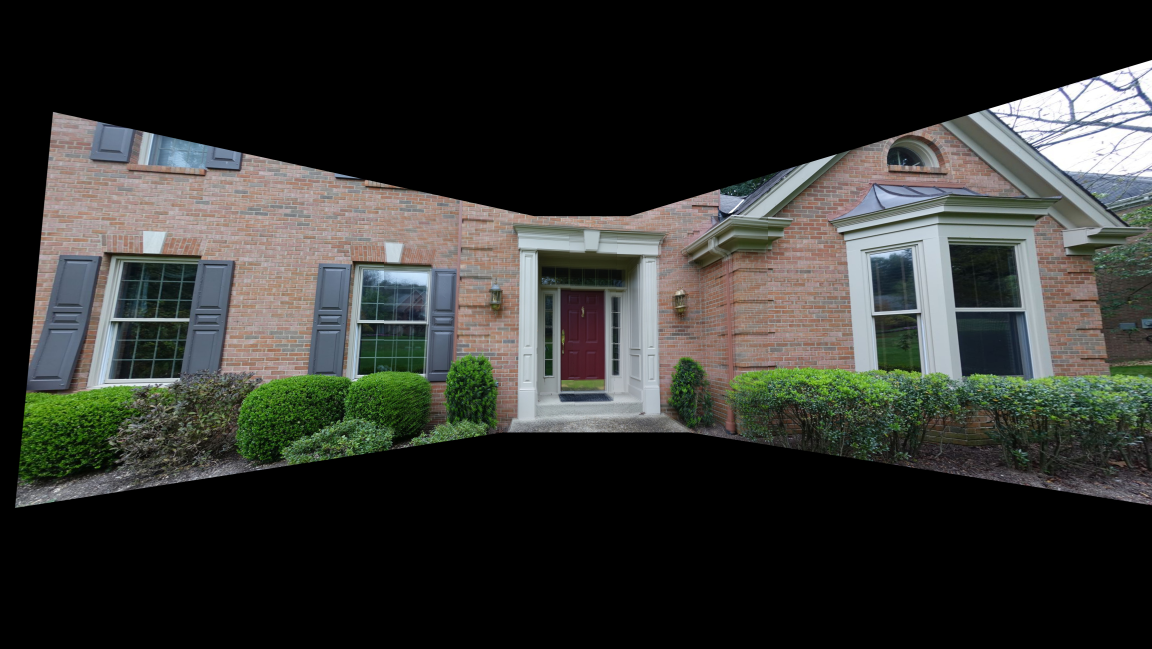
#> input picture Image Stitching/door-stiched.jpg, 5760 x 3243 px (shown at 1/5 size)
$ jupyter execute Component_Identification.ipynb
#> lines starting #> are read from the running program, lines starting #| are printed output that depends on the picture; after the words box and inside, x2 and y2 are one past the last pixel; in counts of white or black regions, pixels touching at a corner belong together
[cell 1]
import cv2
import numpy as np

# taking image path or name from user
path = input('Enter Image path to recognize shape: ')
#> the answer given: ../Image Stitching/door-stiched.jpg
# Read image
img = cv2.imread(path)
#> img is the input picture: shape (3243, 5760, 3); mean B, G, R 48.4, 52.1, 51

# check size (bounding box) is square
def isSquare(siz):
    ratio = abs(siz[0] - siz[1]) / siz[0]
    #print (siz, ratio)
    if ratio < 0.1:
        return True
    else:
        return False

# chekc circle from the arc length ratio
def isCircle(cnt):
    (x,y),radius = cv2.minEnclosingCircle(cnt)
    len = cv2.arcLength(cnt, True)
    ratio = abs(len - np.pi * 2.0 * radius) / (np.pi * 2.0 * radius)
    #print(ratio)
    if ratio < 0.1:
        return True
    else:
        return False

# Convert to gray-scale
gray = cv2.cvtColor(img, cv2.COLOR_BGR2GRAY)
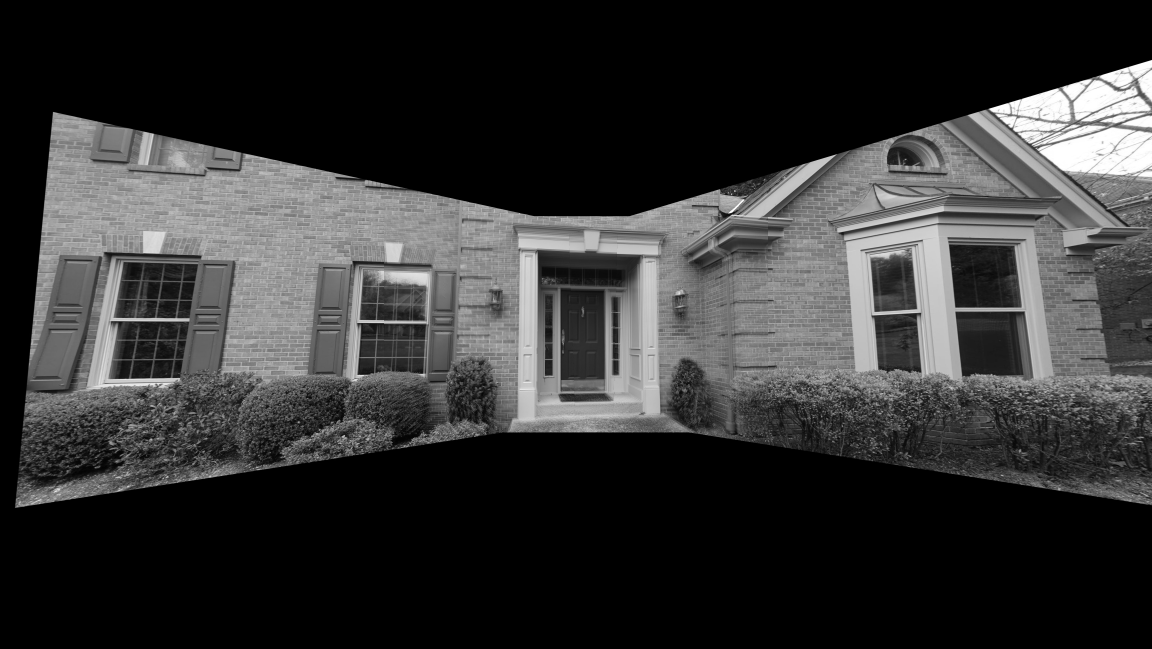
#> gray: shape (3243, 5760) (shown at 1/5 size); min 0, max 255, mean 51.4

# Binary
thr,dst = cv2.threshold(gray, 60, 255, cv2.THRESH_BINARY)
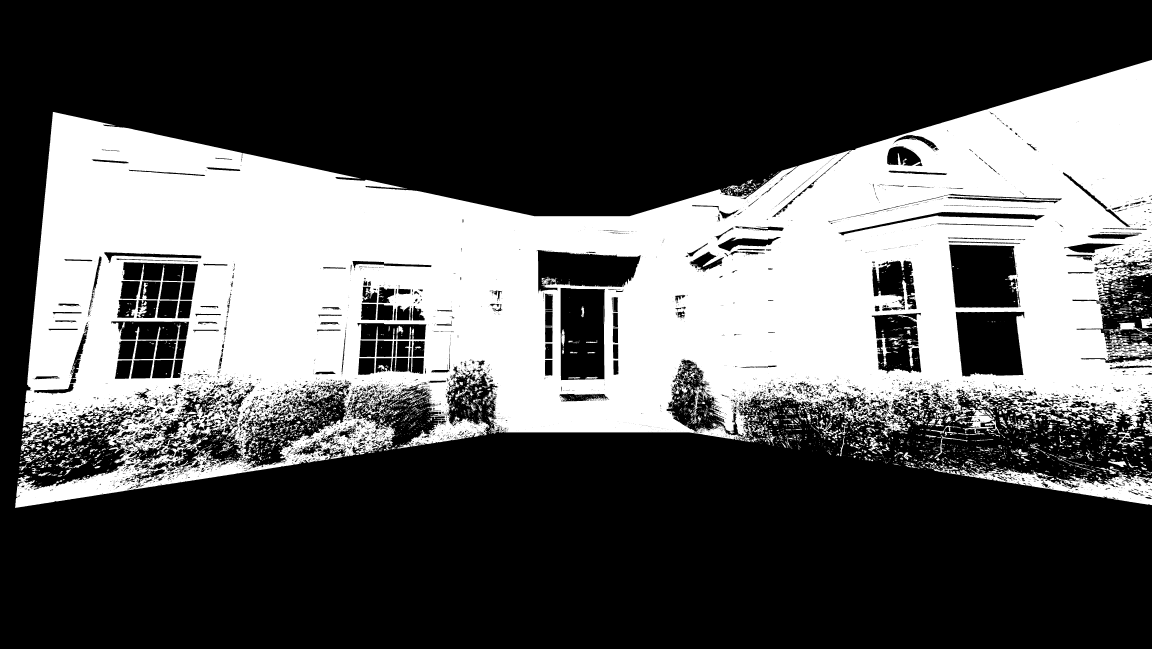
#> dst: shape (3243, 5760) (shown at 1/5 size); 34.8% white; 6069 white regions (4409 under 20 px), largest, box (x1, y1, x2, y2) and area: (75, 299, 5760, 2539) 6206616, (4794, 2345, 5760, 2526) 57986, (4814, 2033, 4973, 2166) 6977

# clean up
kd = np.ones((3,3), dtype=np.uint8)
ke = np.ones((5,5), dtype=np.uint8)

dst = cv2.morphologyEx(dst,cv2.MORPH_CLOSE,ke)
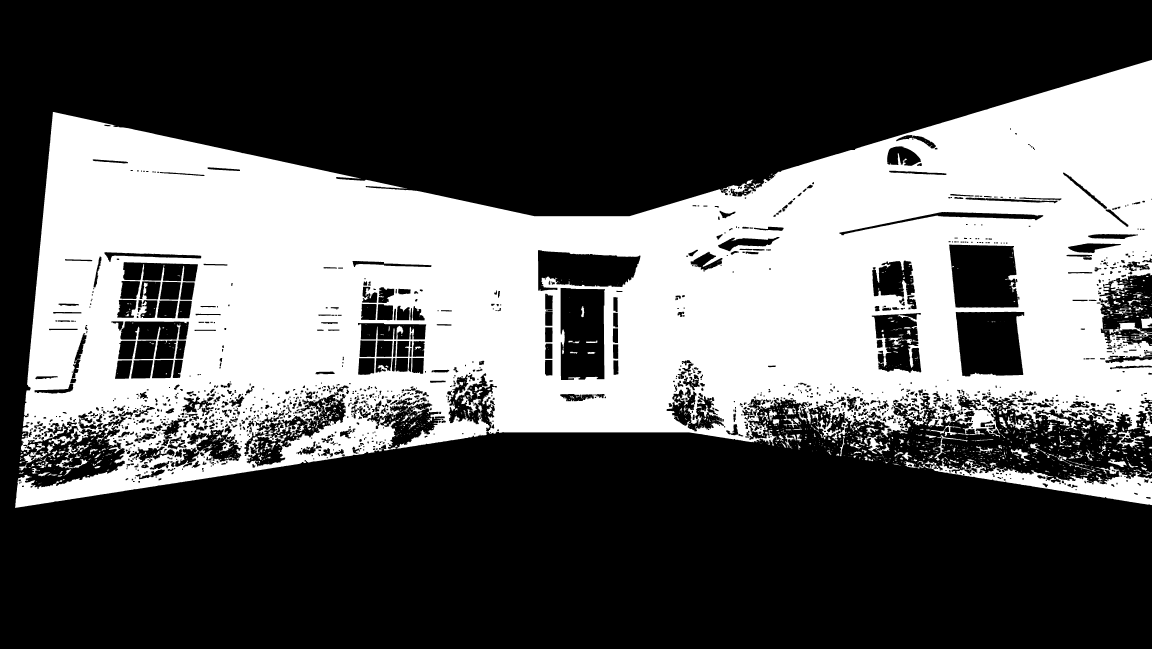
#> dst: shape (3243, 5760) (shown at 1/5 size); 36.2% white; 1711 white regions (1154 under 20 px), largest, box (x1, y1, x2, y2) and area: (75, 299, 5760, 2539) 6583655, (4516, 2292, 5760, 2526) 75183, (5583, 2156, 5723, 2237) 3386
for i in range(1):
     dst = cv2.dilate(dst, kd)
#> this loop made 1 pass
#> pass 1, `dst = cv2.dilate(dst, kd)`:
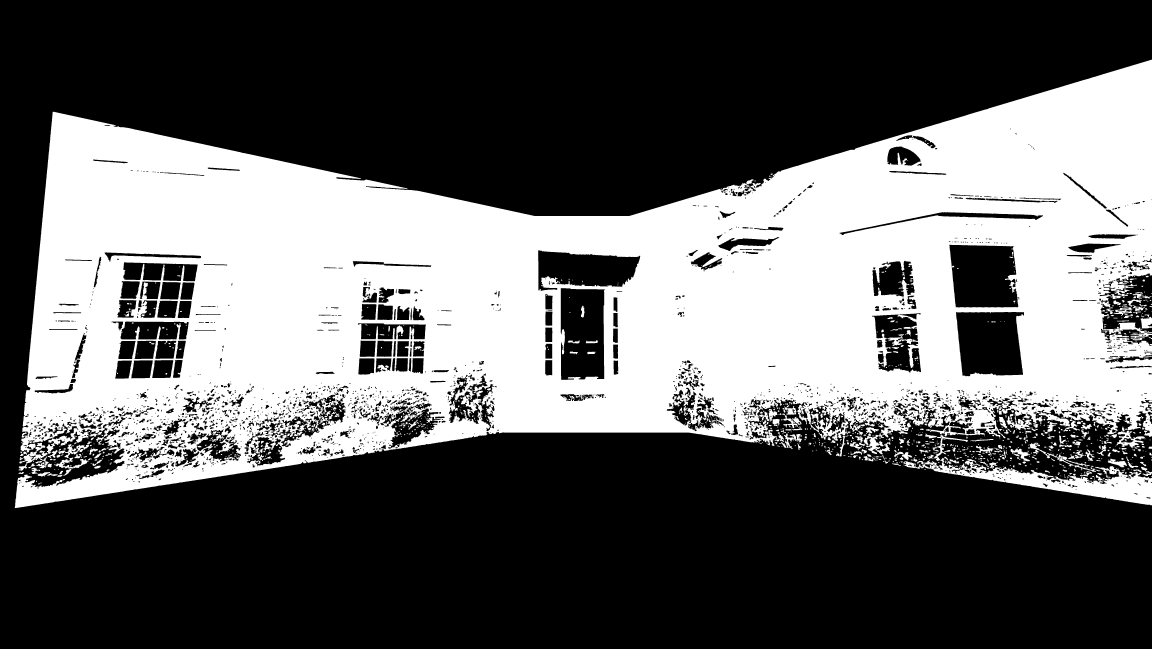
#> dst: shape (3243, 5760) (shown at 1/5 size); 37.6% white; 1323 white regions (490 under 20 px)

# find contours with hierachy
cont, hier = cv2.findContours(dst, cv2.RETR_TREE, cv2.CHAIN_APPROX_SIMPLE)
#> cont = 3242 contours, 1069 with area under 20; largest, box (x1, y1, x2, y2) and area: (74, 298, 5760, 2540) 7886675, (4746, 1223, 5092, 1538) 96048, (2803, 1440, 3025, 1900) 95158, (4779, 1559, 5121, 1882) 95023, (4515, 2291, 5760, 2527) 85616
# each contoure
for i in range(len(cont)):
    c = cont[i]
    h = hier[0,i]

    if h[2] == -1 and h[3] == 0:
        # no child and parent is image outer
        img = cv2.drawContours(img, cont, i, (0,0,255),-1)
    elif h[3] == 0 and hier[0,h[2]][2] == -1:
        # with child
        if isCircle(c):
            if isCircle(cont[h[2]]):
                # double circle
                img = cv2.drawContours(img, cont, i, (0,255,0),-1)
        else:
            # 1 child and shape bounding box is not squre
            if not isSquare(cv2.minAreaRect(c)[1]) and hier[0,h[2]][0] == -1 and hier[0,h[2]][1] == -1:
                img = cv2.drawContours(img, cont, i, (255,0, 0),-1)
            else:
                img = cv2.drawContours(img, cont, i, (0,255,255),-1)
    elif h[0] == -1 and not isCircle(c) and hier[0,h[2]][0] == -1:
        img = cv2.drawContours(img, cont, i, (255,0,127),-1)
#> this loop made 3242 passes
#> h on passes 1, 2, 4: [1, -1, -1, -1], [2, 0, -1, -1], [4, 2, -1, -1]

# scaling the image
scale_percent = 40 # percent of original size
width = int(img.shape[1] * scale_percent / 100)
#> width = 2304
height = int(img.shape[0] * scale_percent / 100)
#> height = 1297
dim = (width, height)
#> dim = (2304, 1297)

# resize image
img = cv2.resize(img, dim, interpolation = cv2.INTER_AREA)
#> img: shape (1297, 2304, 3)
cv2.imshow("Image", img)
cv2.imwrite("all-parts-output.png", img)
cv2.waitKey()
cv2.destroyAllWindows()

$ run again, on Image Stitching/pittsburgh-stiched.jpg
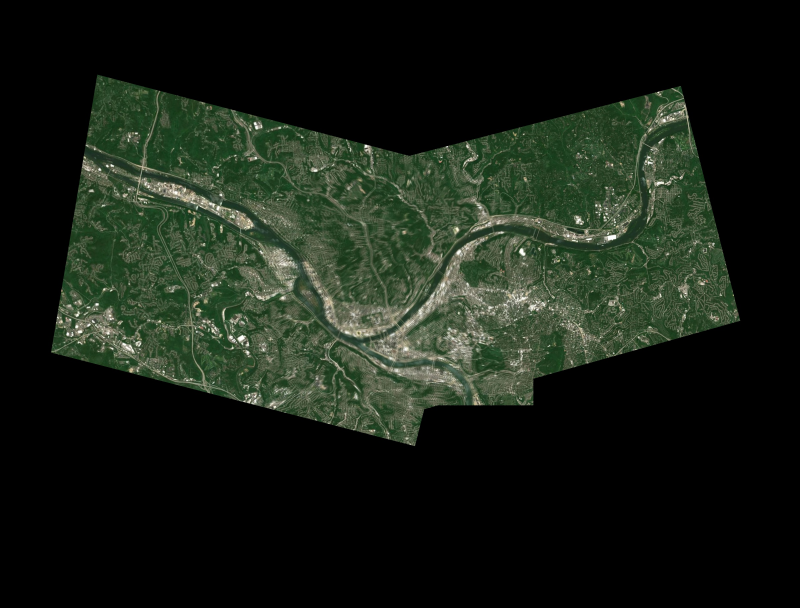
#> input picture Image Stitching/pittsburgh-stiched.jpg, 2400 x 1824 px (shown at 1/3 size)
#> img is the input picture: shape (1824, 2400, 3); mean B, G, R 21.5, 31.2, 23.9
#> the loop `for i in range(1):` made 1 pass
#> pass 1, `dst = cv2.dilate(dst, kd)`:
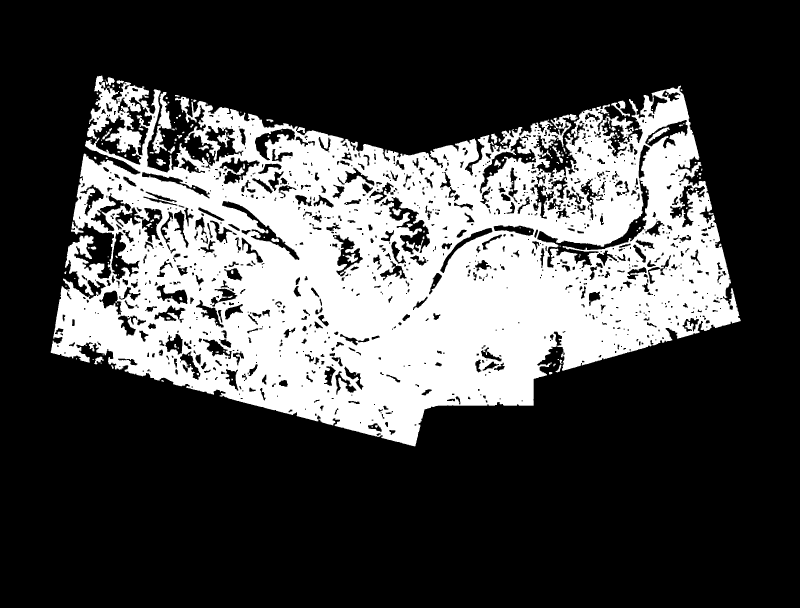
#> dst: shape (1824, 2400) (shown at 1/3 size); 28.8% white; 224 white regions (105 under 20 px)
#> cont = 1278 contours, 370 with area under 20; largest, box (x1, y1, x2, y2) and area: (152, 227, 2222, 1339) 1458576, (1611, 538, 1948, 805) 12612, (1140, 590, 1291, 764) 9202, (1438, 410, 1609, 581) 6340, (345, 621, 488, 729) 5948
#> the loop `for i in range(len(cont)):` made 1278 passes
#> h on passes 1 to 3: [1, -1, -1, -1], [2, 0, -1, -1], [3, 1, -1, -1]
#> `img = cv2.resize(img, dim, interpolation = cv2.INTER_AREA)`:
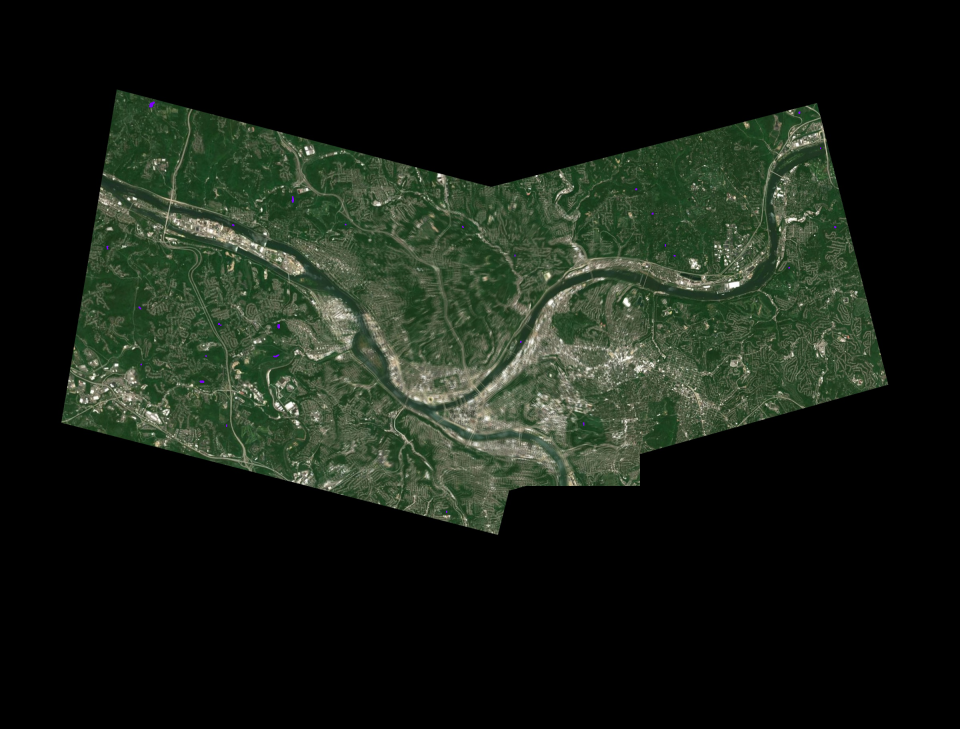
#> img: shape (729, 960, 3); mean B, G, R 21.6, 31.2, 23.9
